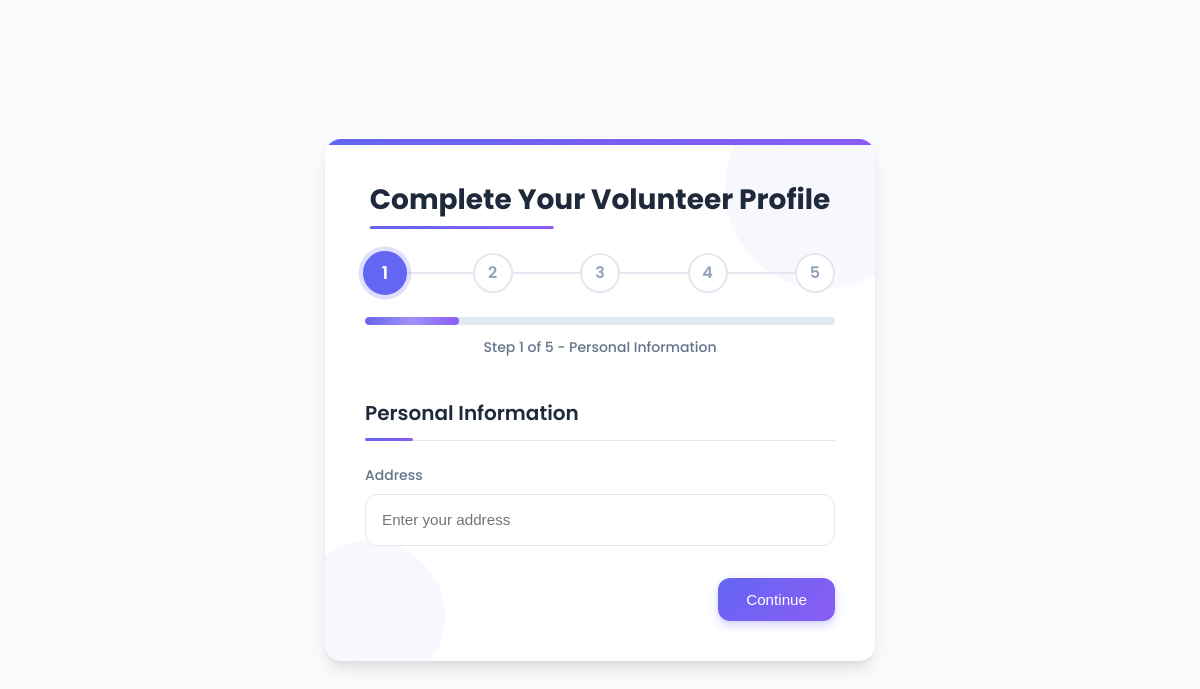
The app's page /User/create-vol-profile/ (signed in), older data.
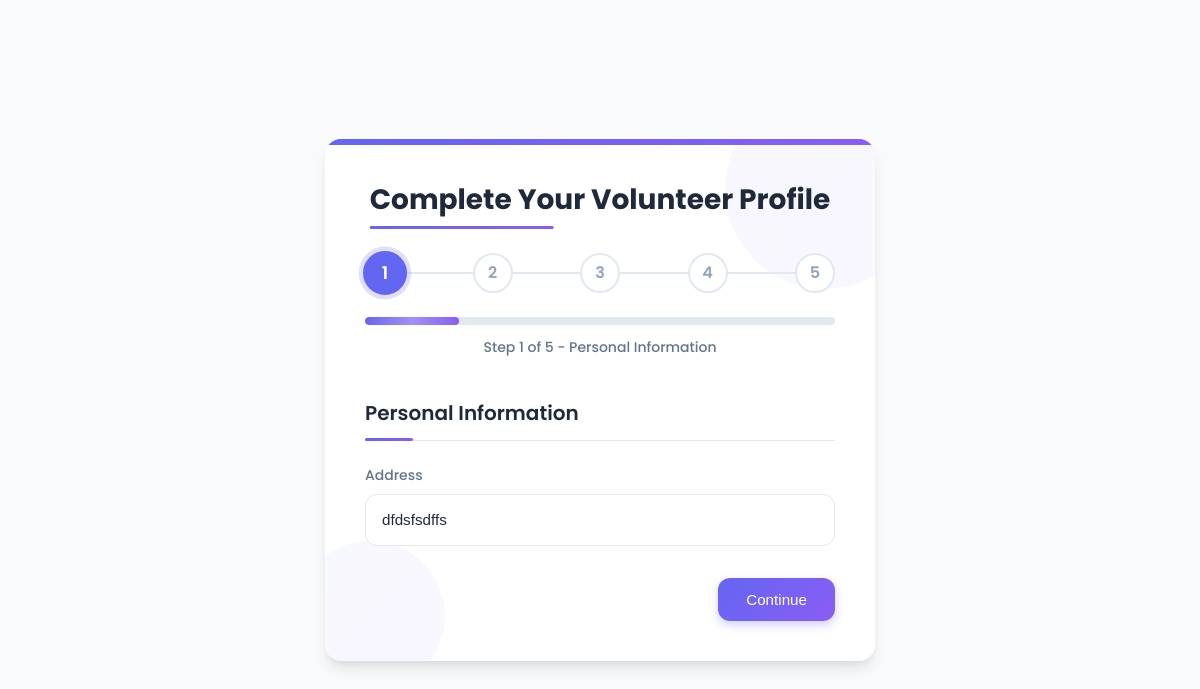
The same page, newer data.
### Guest/models.py (models this page shows, shortened)
class tbl_user(models.Model):
    user_email = models.EmailField(max_length=50, unique=True)
    user_name = models.CharField(max_length=50, null=True, blank=True)
    user_username = models.CharField(max_length=50, null=True, blank=True)
    user_contact = models.CharField(max_length=10, null=True, blank=True)
    user_address = models.CharField(max_length=100, null=True, blank=True)
    user_password = models.CharField(max_length=128, null=True, blank=True)  # Store hashed password
    user_city = models.ForeignKey(tbl_city, on_delete=models.CASCADE, null=True)
    user_photo = models.FileField(upload_to="Assets/Files/User", null=True, blank=True)
    user_gender = models.CharField(max_length=100, null=True, blank=True)
    user_bio = models.TextField(null=True, blank=True)
    user_links = models.TextField(null=True, blank=True)  # Store as JSON (GitHub, LinkedIn, etc.)
    user_degree_type = models.CharField(max_length=50, null=True, blank=True)
    user_institution = models.CharField(max_length=100, null=True, blank=True)
    user_field_of_study = models.CharField(max_length=100, null=True, blank=True)
    user_graduation_month = models.IntegerField(null=True, blank=True)  # Store as month number (1-12)
    user_graduation_year = models.IntegerField(null=True, blank=True)  # Store as year (YYYY)
    user_emergency_name = models.CharField(max_length=100, null=True, blank=True)
    user_emergency_phone = models.CharField(max_length=15, null=True, blank=True)
    user_organization_name = models.CharField(max_length=100, null=True, blank=True)
    user_job_title = models.CharField(max_length=100, null=True, blank=True)
    user_industry = models.CharField(max_length=100, null=True, blank=True)
    user_location = models.CharField(max_length=100, null=True, blank=True)
    user_official_address = models.CharField(max_length=200, null=True, blank=True)
    user_official_contact_number = models.CharField(max_length=15, null=True, blank=True)
    is_basic_profile_complete = models.BooleanField(default=False)
    is_volunteer_profile_complete = models.BooleanField(default=False)
    is_organizer_profile_complete = models.BooleanField(default=False)
    user_past_volunteering = models.TextField(null=True, blank=True)
    user_type = models.CharField(max_length=10, choices=USER_TYPES, default='volunteer')
    user_visibility = models.BooleanField(default=False)  # If true, profile is public and visible to anyone

### User/views.py (the view)
# urls.py: path('create-vol-profile/', views.create_vol_profile, name='create_vol_profile'),
def create_vol_profile(request):
    thisUser = tbl_user.objects.get(id=request.session['u_id'])
    industries = tbl_industry.objects.all()  # Get all industries for the dropdown
    if request.method == "POST":
        thisUser.user_address = request.POST.get('user_address')
        links = request.POST.get('user_links')
        if links:  # Only save if not empty
            try:
                json.loads(links)  # Validate JSON format
                thisUser.user_links = links
            except json.JSONDecodeError:
                return render(request, 'User/create_vol_profile.html', {
                    'thisUser': thisUser,
                    'industries': industries,  # Pass industries to template
                    'error': 'Invalid JSON format for professional links'
                })
        thisUser.user_degree_type = request.POST.get('user_degree_type')
        thisUser.user_institution = request.POST.get('user_institution')
        thisUser.user_field_of_study = request.POST.get('user_field_of_study')
        thisUser.user_graduation_month = request.POST.get('user_graduation_month')
        thisUser.user_graduation_year = request.POST.get('user_graduation_year')
        thisUser.user_organization_name = request.POST.get('user_organization_name')
        thisUser.user_job_title = request.POST.get('user_job_title')
        thisUser.user_industry = request.POST.get('user_industry')  # Store as string
        thisUser.user_location = request.POST.get('user_location')
        thisUser.user_official_address = request.POST.get('user_official_address')
        thisUser.user_official_contact_number = request.POST.get('user_official_contact_number')
        thisUser.user_emergency_name = request.POST.get('user_emergency_name')
        thisUser.user_emergency_phone = request.POST.get('user_emergency_phone')
        thisUser.user_past_volunteering = request.POST.get('user_past_volunteering')
        if (
            thisUser.user_address and
            thisUser.user_degree_type and
            thisUser.user_institution and
            thisUser.user_field_of_study and
            thisUser.user_emergency_name and
            thisUser.user_emergency_phone and
            thisUser.user_organization_name and
            thisUser.user_job_title and
            thisUser.user_industry and
            thisUser.user_location and
            thisUser.user_official_contact_number and
            thisUser.user_official_address
        ):
            thisUser.is_volunteer_profile_complete = True
        else:
            thisUser.is_volunteer_profile_complete = False
        thisUser.save()
        messages.success(request, 'Volunteer profile updated successfully!')
        return redirect('User:volunteer_dashboard')
    else:
        import datetime
        current_year = datetime.datetime.now().year
        year_range = list(range(current_year, 1949, -1))
        return render(request, 'User/create_vol_profile.html', {
            'thisUser': thisUser,
            'industries': industries,  # Pass industries to template
            'year_range': year_range
        })

### User/templates/User/create_vol_profile.html (shortened to what this page needs)
<!DOCTYPE html>
<html lang="en">
<head>
</head>
<body>
    <div class="profile-card">
        <div class="decorative-shape shape-1"></div>
        <div class="decorative-shape shape-2"></div>
        <h2 class="profile-title">Complete Your Volunteer Profile</h2>
        <div class="progress-container">
            <div class="progress-steps">
                <div class="progress-step active" data-step="1">1</div>
                <div class="progress-step" data-step="2">2</div>
                <div class="progress-step" data-step="3">3</div>
                <div class="progress-step" data-step="4">4</div>
                <div class="progress-step" data-step="5">5</div>
            </div>
            <div class="progress-bar-container">
                <div id="profileFormProgress" class="progress-bar" style="width: 20%;"></div>
            </div>
            <div class="progress-text" id="progressText">Step 1 of 5 - Personal Information</div>
        </div>
        <form method="POST" id="organizerProfileForm" action="{% url 'User:create_vol_profile' %}">
            <div class="form-step" id="step-1">
                <h3 class="section-title">Personal Information</h3>
                <div class="form-group">
                    <label class="form-label" for="user_address">Address</label>
                    <input type="text" id="user_address" name="user_address" class="form-control" placeholder="Enter your address" value="{{ thisUser.user_address|default:'' }}">
                </div>
                <div class="button-group">
                    <button type="button" class="btn btn-primary next-step">Continue</button>
                </div>
            </div>
        </form>
    </div>
</body>
</html>

Row changes from the older to the newer data that the page shows:
now on this page (row edited): tbl_user: user_address "dfdsfsdffs"
